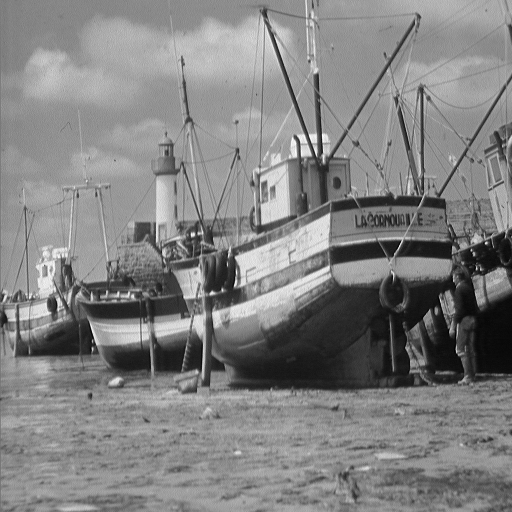
#> input picture test_images/boat.png, 512 x 512 px
$ python main.py encrypt -i test_images -o out
#> lines starting #> are read from the running program, lines starting #| are printed output that depends on the picture
### utils/image_handler.py
import numpy as np
from PIL import Image
import os

def load_images(folder_path):
    images, paths = [], []
    sorted_paths = sorted([os.path.join(folder_path, f) for f in os.listdir(folder_path) if f.lower().endswith(('png', 'jpg', 'jpeg'))])
    if not sorted_paths: raise ValueError("No images found in the directory.")
    for path in sorted_paths:
        images.append(np.array(Image.open(path), dtype=np.uint8))
        paths.append(path)
    return images, paths

def preprocess_images(images):
    max_h = max(img.shape[0] for img in images)
    max_w = max(img.shape[1] for img in images)
    channels, original_shapes, channel_map = [], {}, []
    for i, img in enumerate(images):
        h, w = img.shape[:2]
        original_shapes[i] = (h, w)
        pad_h, pad_w = max_h - h, max_w - w
        padded_img = np.pad(img, ((0, pad_h), (0, pad_w), (0, 0)) if img.ndim == 3 else ((0, pad_h), (0, pad_w)), 'constant')
        if padded_img.ndim == 3:
            channels.extend([padded_img[:, :, j] for j in range(3)])
            channel_map.append(3)
        else:
            channels.append(padded_img)
            channel_map.append(1)
    return np.stack(channels, axis=-1), original_shapes, channel_map

def stitch_images_for_key(processed_images_matrix):
    return np.concatenate([processed_images_matrix[:,:,i] for i in range(processed_images_matrix.shape[2])], axis=1)

def save_images(image_matrix, base_path, original_paths, original_shapes, channel_map, preserve_padding=False):
    os.makedirs(base_path, exist_ok=True)
    current_channel_idx = 0
    for i, num_channels in enumerate(channel_map):
        if preserve_padding:
            # Save full padded images (for encrypted images)
            original_h, original_w = image_matrix.shape[0], image_matrix.shape[1]
        else:
            # Crop to original size (for final decrypted images)
            original_h, original_w = original_shapes[i]

        if num_channels == 3:
            img_array = np.stack(
                [image_matrix[:original_h, :original_w, current_channel_idx + j] for j in range(3)],
                axis=-1
            )
        else:
            img_array = image_matrix[:original_h, :original_w, current_channel_idx]
        current_channel_idx += num_channels
        filename = os.path.basename(original_paths[i])
        new_filename = f"{os.path.splitext(filename)[0]}_processed.png"
        Image.fromarray(img_array.astype(np.uint8)).save(os.path.join(base_path, new_filename))

### encrypt.py
import numpy as np
import hashlib
from utils import image_handler
from dna_operations import core

from chaotic_maps.tdlcic import tdlcic_map


def encrypt_images(input_folder, output_folder):
    print("Step 1: Loading and preprocessing images...")
    images, paths = image_handler.load_images(input_folder)
    P, original_shapes, channel_map = image_handler.preprocess_images(images)
    M, N, n = P.shape
    sum_pixels = M * N

    print("Step 2: Generating plaintext-related key...")
    stitched_img = image_handler.stitch_images_for_key(P)
    K = hashlib.sha512(stitched_img.tobytes()).hexdigest()
    k = np.array([int(K[i:i+8], 16) for i in range(0, 128, 8)]) / 256.0
    a, b, x0, y0 = 2 + np.sum(k[0:4]), 2 + np.sum(k[4:8]), np.sum(k[8:12]) % 1, np.sum(k[12:16]) % 1

    print("Step 3: Generating chaotic sequences...")
    num_iterations = (sum_pixels * n // 2) + 1000

    x, y = tdlcic_map(x0, y0, a, b, num_iterations)

    x, y = x[1000:], y[1000:]
    xy = np.concatenate((x, y))[:sum_pixels * n]
    C_matrix = (np.floor(np.abs(xy) * 1e14).astype(np.uint64) % 8).reshape(M, N, n)

    print("Step 4: Performing DNA Cyclic Shift Encoding...")
    P_dna1 = core.cyclic_shift_encode(P, C_matrix)

    print("Step 5: Performing Global Exchange Scrambling...")
    S = np.argsort(x[:sum_pixels])
    G = np.argsort(xy.reshape(sum_pixels, n), axis=1)
    P_dna2_flat = P_dna1.copy().reshape(sum_pixels, 4 * n)
    for i in range(sum_pixels):
        s_i = S[i]
        if i == s_i: continue
        for j in range(n):
            g_ij = G[i, j]
            temp_base = P_dna2_flat[i, j*4:j*4+4].copy()
            P_dna2_flat[i, j*4:j*4+4] = P_dna2_flat[s_i, g_ij*4:g_ij*4+4]
            P_dna2_flat[s_i, g_ij*4:g_ij*4+4] = temp_base
    P_dna2 = P_dna2_flat.reshape(M, N, 4 * n)

    print("Step 6: Performing Multi-Directional DNA Diffusion...")
    E = (np.floor(np.abs(xy) * 1e14) % 256).astype(np.uint8).reshape(M, N, n)
    E_dna = np.empty((M, N, 4 * n), dtype='<U1')
    for i in range(M):
        for j in range(N):
            for k in range(n):
                binary_E = format(E[i,j,k], '08b')
                E_dna[i,j,4*k:4*k+4] = [core.DNA_RULES[0][binary_E[b:b+2]] for b in range(0,8,2)]

    # Lateral diffusion
    P_dna3 = P_dna2.copy()
    for i in range(M):
        for j in range(N):
            for z in range(4 * n):
                if i == 0:
                    P_dna3[i, j, z] = core.DNA_ADD[P_dna2[i, j, z]][E_dna[i, j, z]]
                else:
                    add_val = core.DNA_ADD[P_dna2[i, j, z]][P_dna3[i-1, j, z]]
                    P_dna3[i, j, z] = core.DNA_ADD[add_val][E_dna[i, j, z]]

    # Strand diffusion
    P_dna4 = P_dna3.copy()
    for i in range(M):
        for j in range(N):
            P_dna4[i, j, 0] = core.DNA_XOR[P_dna3[i, j, 0]][P_dna3[i, j, -1]]
            for z in range(1, 4 * n):
                P_dna4[i, j, z] = core.DNA_XOR[P_dna3[i, j, z]][P_dna4[i, j, z-1]]

    print("Step 7: Final decoding to pixels...")
    P_end = core.final_decode_to_pixels(P_dna4, C_matrix)

    print(f"Step 8: Saving encrypted images to '{output_folder}'...")
    image_handler.save_images(P_end, output_folder, paths, original_shapes, channel_map, preserve_padding=True)
    print("Encryption complete.")
    return K

### chaotic_maps/tdlcic.py
import numpy as np

def tdlcic_map(x0, y0, a, b, num_iterations):
    x, y = np.zeros(num_iterations), np.zeros(num_iterations)
    x[0], y[0] = x0, y0
    for i in range(1, num_iterations):
        x[i] = np.sin(np.pi * a * (y[i-1]**2)) - (np.sin(np.pi * x[i-1]))**2
        y[i] = np.sin(np.pi * b * (x[i-1]**2)) - (np.sin(np.pi * y[i-1]))**2
    return x, y

### dna_operations/core.py
import numpy as np

# DNA encoding rules
DNA_RULES = {
    0: {'00': 'A', '01': 'C', '10': 'G', '11': 'T'},
    1: {'00': 'A', '01': 'G', '10': 'C', '11': 'T'},
    2: {'00': 'C', '01': 'A', '10': 'T', '11': 'G'},
    3: {'00': 'C', '01': 'T', '10': 'A', '11': 'G'},
    4: {'00': 'G', '01': 'A', '10': 'T', '11': 'C'},
    5: {'00': 'G', '01': 'T', '10': 'A', '11': 'C'},
    6: {'00': 'T', '01': 'C', '10': 'G', '11': 'A'},
    7: {'00': 'T', '01': 'G', '10': 'C', '11': 'A'},
}
DNA_INVERSE_RULES = {rule_idx: {v: k for k, v in rule.items()} for rule_idx, rule in DNA_RULES.items()}

DNA_ADD = {
    'A': {'A': 'A', 'G': 'G', 'C': 'C', 'T': 'T'},
    'G': {'A': 'G', 'G': 'C', 'C': 'T', 'T': 'A'},
    'C': {'A': 'C', 'G': 'T', 'C': 'A', 'T': 'G'},
    'T': {'A': 'T', 'G': 'A', 'C': 'G', 'T': 'C'}
}
DNA_SUB = {
    'A': {'A': 'A', 'G': 'T', 'C': 'C', 'T': 'G'},
    'G': {'A': 'G', 'G': 'A', 'C': 'T', 'T': 'C'},
    'C': {'A': 'C', 'G': 'G', 'C': 'A', 'T': 'T'},
    'T': {'A': 'T', 'G': 'C', 'C': 'G', 'T': 'A'}
}
DNA_XOR = {
    'A': {'A': 'A', 'G': 'G', 'C': 'C', 'T': 'T'},
    'G': {'A': 'G', 'G': 'A', 'C': 'T', 'T': 'C'},
    'C': {'A': 'C', 'G': 'T', 'C': 'A', 'T': 'G'},
    'T': {'A': 'T', 'G': 'C', 'C': 'G', 'T': 'A'}
}

def cyclic_shift_encode(pixel_matrix, C_matrix):
    M, N, n = pixel_matrix.shape
    dna_matrix = np.empty((M, N, 4 * n), dtype='<U1')
    for i in range(M):
        for j in range(N):
            for k in range(n):
                pixel_val = pixel_matrix[i, j, k]
                binary_val = format(pixel_val, '08b')
                shift = int(C_matrix[i, j, k]) % 8
                rule_idx = int(C_matrix[i, j, k]) % 8
                shifted_binary = binary_val[shift:] + binary_val[:shift]
                encoded_dna = "".join([DNA_RULES[rule_idx][shifted_binary[b:b+2]] for b in range(0, 8, 2)])
                dna_matrix[i, j, 4*k : 4*(k+1)] = list(encoded_dna)
    return dna_matrix

def cyclic_shift_decode(dna_matrix, C_matrix):
    M, N, total = dna_matrix.shape
    n = total // 4
    pixel_matrix = np.empty((M, N, n), dtype=np.uint8)
    for i in range(M):
        for j in range(N):
            for k in range(n):
                rule_idx = int(C_matrix[i, j, k]) % 8
                encoded_dna = "".join(dna_matrix[i, j, 4*k : 4*(k+1)])
                binary_str = "".join([DNA_INVERSE_RULES[rule_idx][base] for base in encoded_dna])
                shift = int(C_matrix[i, j, k]) % 8
                binary_val = binary_str[-shift:] + binary_str[:-shift] if shift else binary_str
                pixel_matrix[i, j, k] = int(binary_val, 2)
    return pixel_matrix

def final_decode_to_pixels(dna_matrix, C_matrix):
    return cyclic_shift_decode(dna_matrix, C_matrix)

def initial_encode_for_decryption(pixel_matrix, C_matrix):
    return cyclic_shift_encode(pixel_matrix, C_matrix)

### main.py
import argparse
from encrypt import encrypt_images
from decrypt import decrypt_images

def main():
    parser = argparse.ArgumentParser(description="Multi-image encryption based on the paper by Zhou et al.")
    parser.add_argument('action', choices=['encrypt', 'decrypt'], help="Action to perform: 'encrypt' or 'decrypt'")
    parser.add_argument('--input', '-i', required=True, help="Path to the input folder containing images.")
    parser.add_argument('--output', '-o', required=True, help="Path to the output folder.")
    parser.add_argument('--key', '-k', help="128-character (512-bit) hex key required for decryption.")

    args = parser.parse_args()

    if args.action == 'encrypt':
        print("--- Starting Encryption ---")
        key = encrypt_images(args.input, args.output)
#> in encrypt_images, `images, paths = image_handler.load_images(input_folder)`: images = 2 items; paths = ['test_images/boat.png', 'test_images/car.png']
#> in preprocess_images, `max_h = max(img.shape[0] for img in images)`: max_h = 512
#> the loop in preprocess_images, `for i, img in enumerate(images):` made 2 passes
#> (h, w, pad_h, pad_w) on passes 1 to 2: (512, 512, 0, 0), (512, 512, 0, 0)
#> after the loop in preprocess_images, `for i, img in enumerate(images):`: channel_map = [1, 3]; channels = 4 items; original_shapes = {0: (512, 512), 1: (512, 512)}
#> in encrypt_images, `P, original_shapes, channel_map = image_handler.preprocess_images(imag..`:
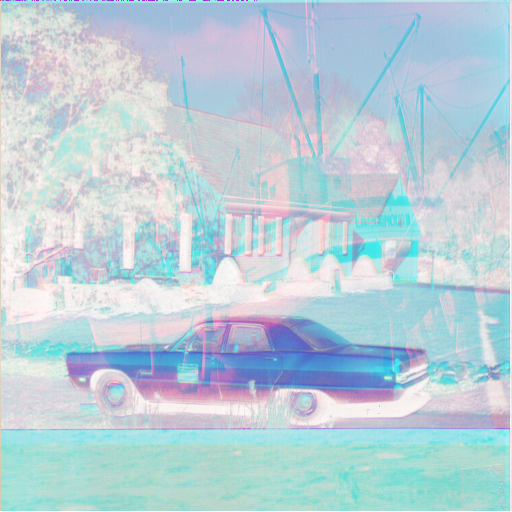
#> P: shape (512, 512, 4); mean of channels 0, 1, 2, 3 129.7, 155.4, 168.2, 142.2; transparent parts drawn white
#> in encrypt_images, `P, original_shapes, channel_map = image_handler.preprocess_images(imag..`: channel_map = [1, 3]
#> in stitch_images_for_key, `return np.concatenate([processed_images_matrix[:,:,i] for i in range(p..`:
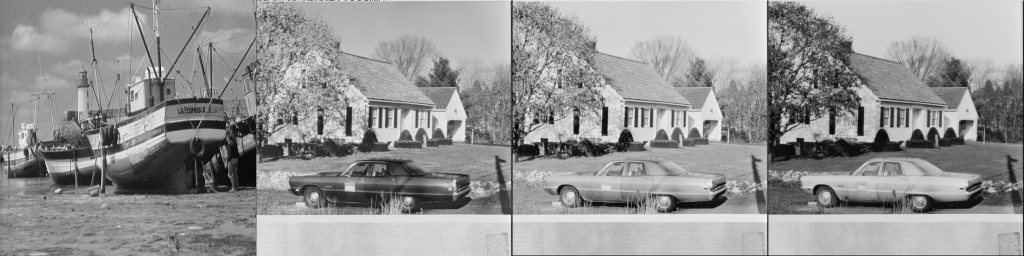
#> returned value: shape (512, 2048) (shown at 1/2 size); min 0, max 255, mean 148.9
#> in encrypt_images, `k = np.array([int(K[i:i+8], 16) for i in range(0, 128, 8)]) / 256.0`: k = [10812369.8, 4755830.9, 11300294.8, 7289195.1, 11676920.2, 7676194.7, 5366036.4, 13049819.7, 275022.5, 1006914.1, 10981910.2, 7980229.4, 14981069.8, 13603153, 10317525.6, 6464913.5]
#> in encrypt_images, `a, b, x0, y0 = 2 + np.sum(k[0:4]), 2 + np.sum(k[4:8]), np.sum(k[8:12])..`: a = 34157692.5; b = 37768973; x0 = 0.176; y0 = 0.918
#> in encrypt_images, `C_matrix = (np.floor(np.abs(xy) * 1e14).astype(np.uint64) % 8).reshape..`:
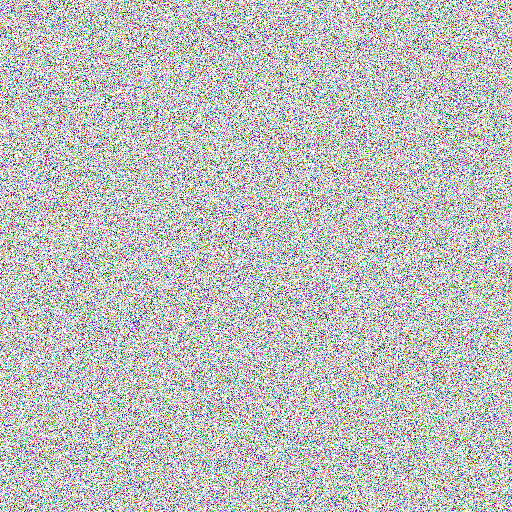
#> C_matrix: shape (512, 512, 4) uint64; mean of channels 0, 1, 2, 3 3.49, 3.5, 3.49, 3.51; transparent parts drawn white
#> the loop in encrypt_images, `for i in range(sum_pixels):` made 262144 passes
#> s_i on passes 1 to 3: 19653, 163523, 234708
#> in encrypt_images, `E = (np.floor(np.abs(xy) * 1e14) % 256).astype(np.uint8).reshape(M, N,..`:
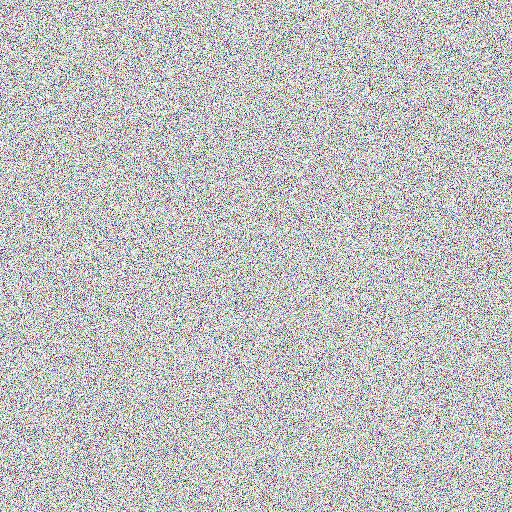
#> E: shape (512, 512, 4); mean of channels 0, 1, 2, 3 127.5, 127.6, 127.5, 127.2; transparent parts drawn white
#> after the loop in cyclic_shift_decode, `for i in range(M):`:
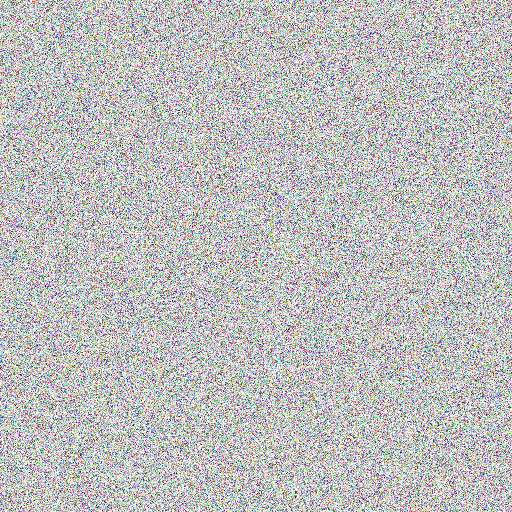
#> pixel_matrix: shape (512, 512, 4); mean of channels 0, 1, 2, 3 127.4, 127.5, 127.4, 127.1; transparent parts drawn white
#> the loop in save_images, `for i, num_channels in enumerate(channel_map):` made 2 passes
#> (num_channels, original_h, original_w, current_channel_idx) on passes 1 to 2: (1, 512, 512, 1), (3, 512, 512, 4)
#> pass 1, in save_images, `img_array = image_matrix[:original_h, :original_w, current_channel_idx]`:
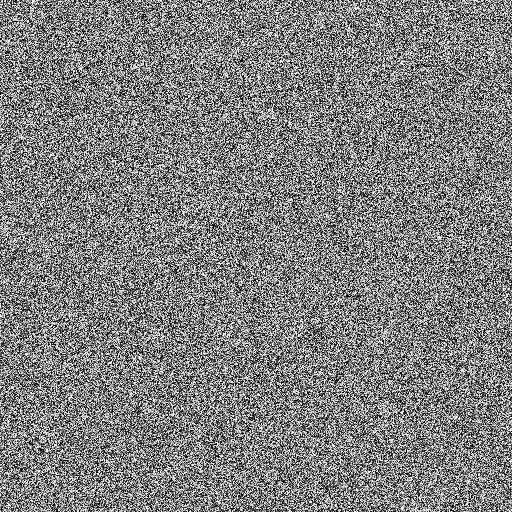
#> img_array: shape (512, 512); min 0, max 255, mean 127.4
#> pass 2, in save_images, `img_array = np.stack( [image_matrix[:original_h, :original_w, current_..`:
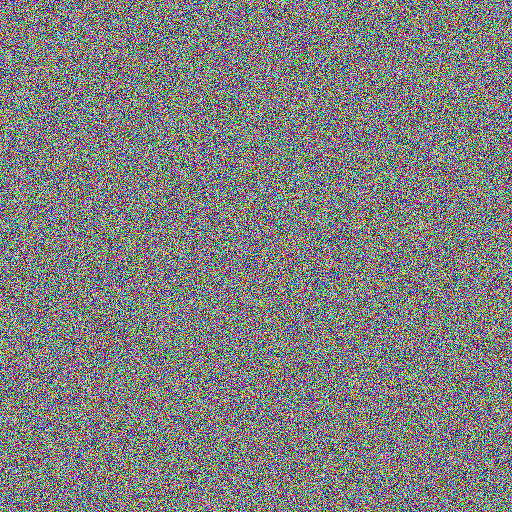
#> img_array: shape (512, 512, 3); mean of channels 0, 1, 2 127.5, 127.4, 127.1; drawn as R, G, B
#> after the loop in save_images, `for i, num_channels in enumerate(channel_map):`: current_channel_idx = 4
        if key:
            print(f"\nEncryption successful! Your secret key is:\n{key}")
#| Encryption successful! Your secret key is:
#| a4fbd1cc489176e5ac6dc6c16f396b11b22cf83f752122b151e11460c71fdbb504324e890f5d4213a792163279c4c55fe497cdd8cf9150fb9d6ed59d62a5917b
            print("\nIMPORTANT: Save this key securely.")

    elif args.action == 'decrypt':
        print("--- Starting Decryption ---")
        if not args.key or len(args.key) != 128:
            print("Error: Decryption requires a valid 128-character (512-bit) hex key. Please provide it with --key.")
            return
        decrypt_images(args.input, args.output, args.key)

if __name__ == "__main__":
    main()
